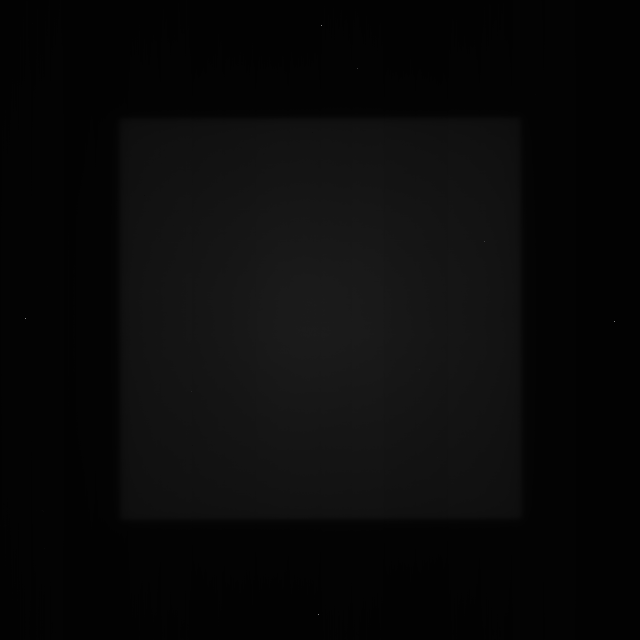
#> input picture mysite/Calibration_Data/10fff_BeamProfileCheck.png, 1280 x 1280 px (shown at 1/2 size); its folder holds only this picture in this run
$ python -i main.py   (imports and definitions only)   (older library calls are emulated)
#> lines starting #> are read from the running program, lines starting #| are printed output that depends on the picture
### mysite/beam_profile_check/peakdetect.py
#!/usr/bin/python2


# Copyright (C) 2016 Sixten Bergman
# License WTFPL
#
# This program is free software. It comes without any warranty, to the extent
# permitted by applicable law.
# You can redistribute it and/or modify it under the terms of the Do What The
# Fuck You Want To Public License, Version 2, as published by Sam Hocevar. See
# http://www.wtfpl.net/ for more details.
#
# note that the function peakdetect is derived from code which was released to
# public domain see: http://billauer.co.il/peakdet.html
#

import logging
from math import pi, log
import numpy as np
import pylab
from scipy import fft, ifft
from scipy.optimize import curve_fit
from scipy.signal import cspline1d_eval, cspline1d

__all__ = [
        "peakdetect",
        "peakdetect_fft",
        "peakdetect_parabola",
        "peakdetect_sine",
        "peakdetect_sine_locked",
        "peakdetect_spline",
        "peakdetect_zero_crossing",
        "zero_crossings",
        "zero_crossings_sine_fit"
        ]


def _datacheck_peakdetect(x_axis, y_axis):
    if x_axis is None:
        x_axis = range(len(y_axis))

    if len(y_axis) != len(x_axis):
        raise ValueError(
                "Input vectors y_axis and x_axis must have same length")

    #needs to be a numpy array
    y_axis = np.array(y_axis)
    x_axis = np.array(x_axis)
    return x_axis, y_axis


# [86 lines left out: functions _pad, _n, _peakdetect_parabola_fitter, peakdetect_parabole, not called in this run]


def peakdetect(y_axis, x_axis = None, lookahead = 200, delta=0):
    """
    Converted from/based on a MATLAB script at:
    http://billauer.co.il/peakdet.html

    function for detecting local maxima and minima in a signal.
    Discovers peaks by searching for values which are surrounded by lower
    or larger values for maxima and minima respectively

    keyword arguments:
    y_axis -- A list containing the signal over which to find peaks

    x_axis -- A x-axis whose values correspond to the y_axis list and is used
        in the return to specify the position of the peaks. If omitted an
        index of the y_axis is used.
        (default: None)

    lookahead -- distance to look ahead from a peak candidate to determine if
        it is the actual peak
        (default: 200)
        '(samples / period) / f' where '4 >= f >= 1.25' might be a good value

    delta -- this specifies a minimum difference between a peak and
        the following points, before a peak may be considered a peak. Useful
        to hinder the function from picking up false peaks towards to end of
        the signal. To work well delta should be set to delta >= RMSnoise * 5.
        (default: 0)
            When omitted delta function causes a 20% decrease in speed.
            When used Correctly it can double the speed of the function


    return: two lists [max_peaks, min_peaks] containing the positive and
        negative peaks respectively. Each cell of the lists contains a tuple
        of: (position, peak_value)
        to get the average peak value do: np.mean(max_peaks, 0)[1] on the
        results to unpack one of the lists into x, y coordinates do:
        x, y = zip(*max_peaks)
    """
    max_peaks = []
    min_peaks = []
    dump = []   #Used to pop the first hit which almost always is false

    # check input data
    x_axis, y_axis = _datacheck_peakdetect(x_axis, y_axis)
    # store data length for later use
    length = len(y_axis)


    #perform some checks
    if lookahead < 1:
        raise ValueError("Lookahead must be '1' or above in value")
    if not (np.isscalar(delta) and delta >= 0):
        raise ValueError("delta must be a positive number")

    #maxima and minima candidates are temporarily stored in
    #mx and mn respectively
    mn, mx = np.Inf, -np.Inf

    #Only detect peak if there is 'lookahead' amount of points after it
    for index, (x, y) in enumerate(zip(x_axis[:-lookahead],
                                        y_axis[:-lookahead])):
        if y > mx:
            mx = y
            mxpos = x
        if y < mn:
            mn = y
            mnpos = x

        ####look for max####
        if y < mx-delta and mx != np.Inf:
            #Maxima peak candidate found
            #look ahead in signal to ensure that this is a peak and not jitter
            if y_axis[index:index+lookahead].max() < mx:
                max_peaks.append([mxpos, mx])
                dump.append(True)
                #set algorithm to only find minima now
                mx = np.Inf
                mn = np.Inf
                if index+lookahead >= length:
                    #end is within lookahead no more peaks can be found
                    break
                continue
            #else:  #slows shit down this does
            #    mx = ahead
            #    mxpos = x_axis[np.where(y_axis[index:index+lookahead]==mx)]

        ####look for min####
        if y > mn+delta and mn != -np.Inf:
            #Minima peak candidate found
            #look ahead in signal to ensure that this is a peak and not jitter
            if y_axis[index:index+lookahead].min() > mn:
                min_peaks.append([mnpos, mn])
                dump.append(False)
                #set algorithm to only find maxima now
                mn = -np.Inf
                mx = -np.Inf
                if index+lookahead >= length:
                    #end is within lookahead no more peaks can be found
                    break
            #else:  #slows shit down this does
            #    mn = ahead
            #    mnpos = x_axis[np.where(y_axis[index:index+lookahead]==mn)]


    #Remove the false hit on the first value of the y_axis
    try:
        if dump[0]:
            max_peaks.pop(0)
        else:
            min_peaks.pop(0)
        del dump
    except IndexError:
        #no peaks were found, should the function return empty lists?
        pass

    return [max_peaks, min_peaks]


# [635 lines left out: functions peakdetect_fft, peakdetect_parabola, peakdetect_sine, peakdetect_sine_locked, peakdetect_spline, peakdetect_zero_crossing and 3 more, not called in this run]


def _test_zero():
    _max, _min = peakdetect_zero_crossing(y,x)
def _test():
    _max, _min = peakdetect(y,x, delta=0.30)


# [46 lines left out: functions _test_graph, _test_graph_cross, not called in this run]


# [23 lines that do not run on import are left out]

### mysite/beam_profile_check/main.py
"""
The script maps the beam profile check data from the MPC from 1st April 2021 onto
corresponding values from the SNC water phantom acquired on 1st April 2021 in order
to generate calibration vectors for each beam energy. The calibration vectors are
applied to newly acquired images from the MPC. Symmetry, flatness and beam centre
shift are calculated.

Author: Nicola Compton
Date: 24th May 2021
Contact: nicola.compton@ulh.nhs.uk
"""

import matplotlib.pyplot as plt
import numpy as np
import cv2
from .peakdetect import peakdetect
from scipy.interpolate import interp1d
from scipy.signal import savgol_filter
import os
import pandas as pd
from scipy.spatial import distance


# [92 lines left out: functions normalise, interpolate, core_80, symmetry, flatness, not called in this run]


def line_intersection(line1, line2):
    """ This function finds the intersection point between two lines
        Input: two lines as defined by two (x,y) co-ordinates i.e. line1=[(x,y),(x,y)]
        Output: (x,y) co-ordinate of the point of intersection """

    # differences in x and y for each line
    xdiff = (line1[0][0] - line1[1][0], line2[0][0] - line2[1][0])
    ydiff = (line1[0][1] - line1[1][1], line2[0][1] - line2[1][1])

    # find the determinant
    def det(a, b):
        """ Returns the determinant of the vectors a and b """
        return a[0] * b[1] - a[1] * b[0]

    # take the determinant of the lines
    div = det(xdiff, ydiff)
    if div == 0:
        raise Exception('lines do not intersect')

    # find the co-ordinates of the point of intersection
    d = (det(*line1), det(*line2))
    x = det(d, xdiff) / div
    y = det(d, ydiff) / div

    return x, y


# [12 lines left out: function process_profile, not called in this run]


class Image:
    """ Class for processing the EPID image from MPC.
        Input: filename and path of the image in .png or .jpeg format """

    def __init__(self, filename):
        self.filename = filename

    def read(self):
        """ Read the file using open cv2 """
        read_img = cv2.imread(str(self.filename))
        return read_img

    def gray(self):
        """ Convert the image to grayscale """
        grey_img = cv2.cvtColor(self.read(), cv2.COLOR_BGR2GRAY)
#> in read, read_img is the input picture: shape (1280, 1280, 3); min 1, max 255, mean 9.3
        return grey_img

    def remove_noise(self):
        """ Remove noise from the grayscale image """
        unnoisy_img = cv2.GaussianBlur(self.gray(), (3, 3), 0)
        return unnoisy_img

    def sobel(self):
        """ Detects the edges of an image using a sobel operator using the blurred grayscale image """

        # find edges using sobel operator
        # convolute with proper kernels
        sobelx = cv2.Sobel(self.remove_noise(), cv2.CV_64F, 1, 0, ksize=9)  # x
        sobely = cv2.Sobel(self.remove_noise(), cv2.CV_64F, 0, 1, ksize=9)  # y
        mag = np.sqrt(sobelx ** 2 + sobely ** 2)  # magnitude
        mag *= 255.0 / np.max(mag)  # normalise
        return mag

    def filter_profiles(self, image, x_axis, y_axis):
        """ Take the profiles of the image along the axis lines
        and smooth profiles with Savitzky-Golay filter"""
        profile_x = [image[i, :] for i in x_axis]
        profile_y = [image[:, j] for j in y_axis]
        filtered_x = [savgol_filter(profile, 43, 3) for profile in profile_x]
        filtered_y = [savgol_filter(profile, 43, 3) for profile in profile_y]
        return filtered_x, filtered_y

    # [5 lines left out: function noisy_profiles, not called in this run]

    def get_max_peaks(self, array_list):
        """ Find the peaks of profiles in array_list using peakdetect.py
        Return the position and value of the maximum peaks (i.e. field edges) """

        # find peaks
        peak_list = [peakdetect(profile, lookahead=10, delta=10) for profile in array_list]

        # unpack results, returning position and value of maximum peaks
        positions = []
        max_values = []
        for peak in peak_list:
            [max_peaks, min_peaks] = peak
            x, y = zip(*max_peaks)
            positions.append(x)
            max_values.append(y)
        return positions, max_values

    # [19 lines left out: function plot_peaks, not called in this run]

    def get_corners(self):
        """ Find the corners of the sobel image by finding points of intersection between peaks """

        # take profiles of the sobel image along arbitary lines
        image = self.sobel()
        x_axis = [300, 900]
        y_axis = [300, 900]
        filtered_x, filtered_y = self.filter_profiles(image, x_axis, y_axis)
        filtered = filtered_x + filtered_y

        # get peaks
        positions, max_values = self.get_max_peaks(filtered)
        position_list = [i for sub in positions for i in sub]  # concatanate tuples into list

        # find corners by drawing a line through the peaks
        top_line = [(x_axis[0], position_list[0]), (x_axis[1], position_list[2])]
        bottom_line = [(x_axis[0], position_list[1]), (x_axis[1], position_list[3])]
        left_line = [(position_list[4], y_axis[0]), (position_list[6], y_axis[1])]
        right_line = [(position_list[5], y_axis[0]), (position_list[7], y_axis[1])]

        corners = [line_intersection(top_line, left_line), line_intersection(top_line, right_line),
                   line_intersection(bottom_line, left_line), line_intersection(bottom_line, right_line)]

        return corners

    def get_centre(self):
        """ Find the centre of the field by finding intersection between corners """

        # get corners
        [top_left, top_right, bottom_left, bottom_right] = self.get_corners()

        # draw line between corners to find centre of the field
        diag_1 = [top_left, bottom_right]
        diag_2 = [top_right, bottom_left]
        x, y = line_intersection(diag_1, diag_2)
        return int(x), int(y)

    # [20 lines left out: function central_profiles, not called in this run]

    def plot_sobel_corners(self):
        """ Plot the sobel image with peaks
            (peaks are the edges of the field) """

        # sobel image
        image = self.sobel()
#> in sobel, `mag = np.sqrt(sobelx ** 2 + sobely ** 2)`:
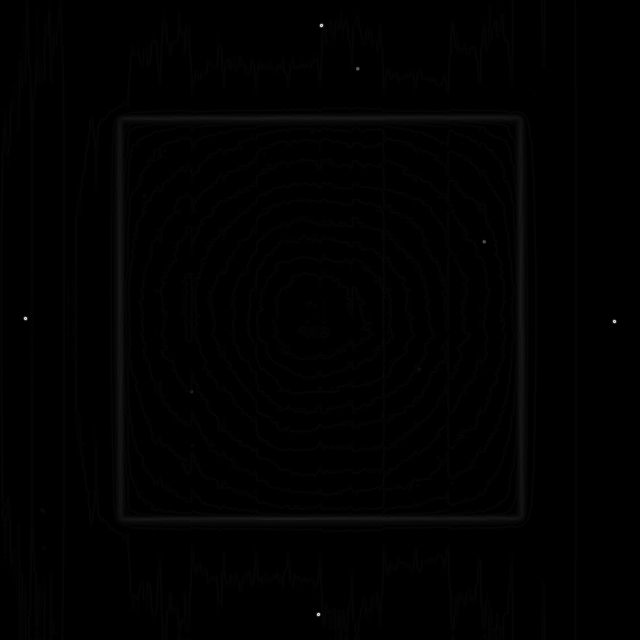
#> mag: shape (1280, 1280) float64 (shown at 1/2 size); min 0, max 359585.6, mean 1706.3; drawn with min black and max white
        # arbitary profiles
        x_axis = [300, 900]
        y_axis = [300, 900]
        filtered_x, filtered_y = self.filter_profiles(image, x_axis, y_axis)
#> in filter_profiles, `profile_x = [image[i, :] for i in x_axis]`: profile_x = 2 items
#> filtered_x = 2 items; filtered_y = 2 items
        filtered = filtered_x + filtered_y
#> filtered = 4 items
        # get peaks
        positions, max_values = self.get_max_peaks(filtered)
#> the loop in get_max_peaks, `for peak in peak_list:` made 4 passes
#> (max_peaks, min_peaks, x, y) on passes 1 to 4: ([[238, 11.44], [1041, 11.6]], [[1000, -0.647]], (238, 1041), (11.44, 11.6)), ([[240, 12.59], [1042, 12.64]], [[990, -0.728]], (240, 1042), (12.59, 12.64)), ([[237, 12.23], [1041, 11.96]], [[289, -0.482]], (237, 1041), (12.23, 11.96)), ([[235, 13.04], [1039, 12.8]], [[282, -0.579]], (235, 1039), (13.04, 12.8))
#> after the loop in get_max_peaks, `for peak in peak_list:`: max_values = [(11.44, 11.6), (12.59, 12.64), (12.23, 11.96), (13.04, 12.8)]; positions = [(238, 1041), (240, 1042), (237, 1041), (235, 1039)]
        position_list = [i for sub in positions for i in sub]  # concatanate tuples into list
#> position_list = [238, 1041, 240, 1042, 237, 1041, 235, 1039]

        # plot the sobel image
        plt.imshow(image)

        # plot the edges of the field
        edges= [(x_axis[0], position_list[0]), (x_axis[1], position_list[2]),
                (x_axis[0], position_list[1]), (x_axis[1], position_list[3]),
                (position_list[4], y_axis[0]), (position_list[6], y_axis[1]),
                (position_list[5], y_axis[0]), (position_list[7], y_axis[1])]
#> edges = [(300, 238), (900, 240), (300, 1041), (900, 1042), (237, 300), (235, 900), (1041, 300), (1039, 900)]

        # plot the edges of the field and their intersection at the corners
        corners = self.get_corners()
#> in get_corners, `filtered_x, filtered_y = self.filter_profiles(image, x_axis, y_axis)`: filtered_x = 2 items
#> in get_corners, `filtered = filtered_x + filtered_y`: filtered = 4 items
#> the loop in get_max_peaks (call 2), `for peak in peak_list:` made 4 passes
#> in get_corners, `position_list = [i for sub in positions for i in sub]`: position_list = [238, 1041, 240, 1042, 237, 1041, 235, 1039]
#> in get_corners, `top_line = [(x_axis[0], position_list[0]), (x_axis[1], position_list[2..`: top_line = [(300, 238), (900, 240)]
#> in get_corners, `bottom_line = [(x_axis[0], position_list[1]), (x_axis[1], position_lis..`: bottom_line = [(300, 1041), (900, 1042)]
#> in get_corners, `left_line = [(position_list[4], y_axis[0]), (position_list[6], y_axis[..`: left_line = [(237, 300), (235, 900)]
#> in get_corners, `right_line = [(position_list[5], y_axis[0]), (position_list[7], y_axis..`: right_line = [(1041, 300), (1039, 900)]
#> in line_intersection, `xdiff = (line1[0][0] - line1[1][0], line2[0][0] - line2[1][0])`: xdiff = (-600, 2)
#> in line_intersection, `ydiff = (line1[0][1] - line1[1][1], line2[0][1] - line2[1][1])`: ydiff = (-2, -600)
#> in line_intersection, `div = det(xdiff, ydiff)`: div = 360004
#> in line_intersection, `d = (det(*line1), det(*line2))`: d = (-142200, 142800)
#> in line_intersection, `x = det(d, xdiff) / div`: x = 237.2
#> in line_intersection, `y = det(d, ydiff) / div`: y = 237.8
#> in get_corners, `corners = [line_intersection(top_line, left_line), line_intersection(t..`: corners = [(237.2, 237.8), (1041.2, 240.5), (234.5, 1040.9), (1038.5, 1042.2)]
        for x, y in edges+corners:
            plt.plot(x, y, 'x')

        # plot centre of field
        centre = self.get_centre()
#> in get_centre, `[top_left, top_right, bottom_left, bottom_right] = self.get_corners()`: top_left = (237.2, 237.8); top_right = (1041.2, 240.5); bottom_left = (234.5, 1040.9); bottom_right = (1038.5, 1042.2)
#> in get_centre, `diag_1 = [top_left, bottom_right]`: diag_1 = [(237.2, 237.8), (1038.5, 1042.2)]
#> in get_centre, `diag_2 = [top_right, bottom_left]`: diag_2 = [(1041.2, 240.5), (234.5, 1040.9)]
#> in get_centre, `x, y = line_intersection(diag_1, diag_2)`: x = 638.2; y = 640.3
#> centre = (638, 640)
        plt.plot(centre[0],centre[1],'x')

        plt.show()
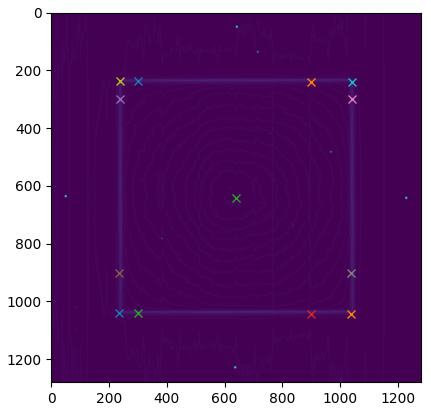
#> figure drawn by matplotlib, 1 panel

    # [25 lines left out: function plot_central_profiles, not called in this run]


class Calibrate:
    """ Class to calibrate the water phantom images to the MPC EPID images """

    def __init__(self):
        self.snc_dir = os.path.join(os.getcwd(), "Calibration_Data")
        self. mpc_dir = os.path.join(os.getcwd(), "Calibration_Data")

    # [238 lines left out: functions snc_data, mpc_data, centre, calibration_arrays, get_calibrations, energy_6x and 3 more, not called in this run]


class NewImages:
    """ Class for processing newly acquired MPC EPID images """

    def __init__(self, energy, filename):
        self.energy = energy
        self.filename = filename

    # [77 lines left out: functions apply_calibration, centre_shift, symmetry, flatness, not called in this run]

>>> result = Image('../Calibration_Data/10fff_BeamProfileCheck.png').plot_sobel_corners()
